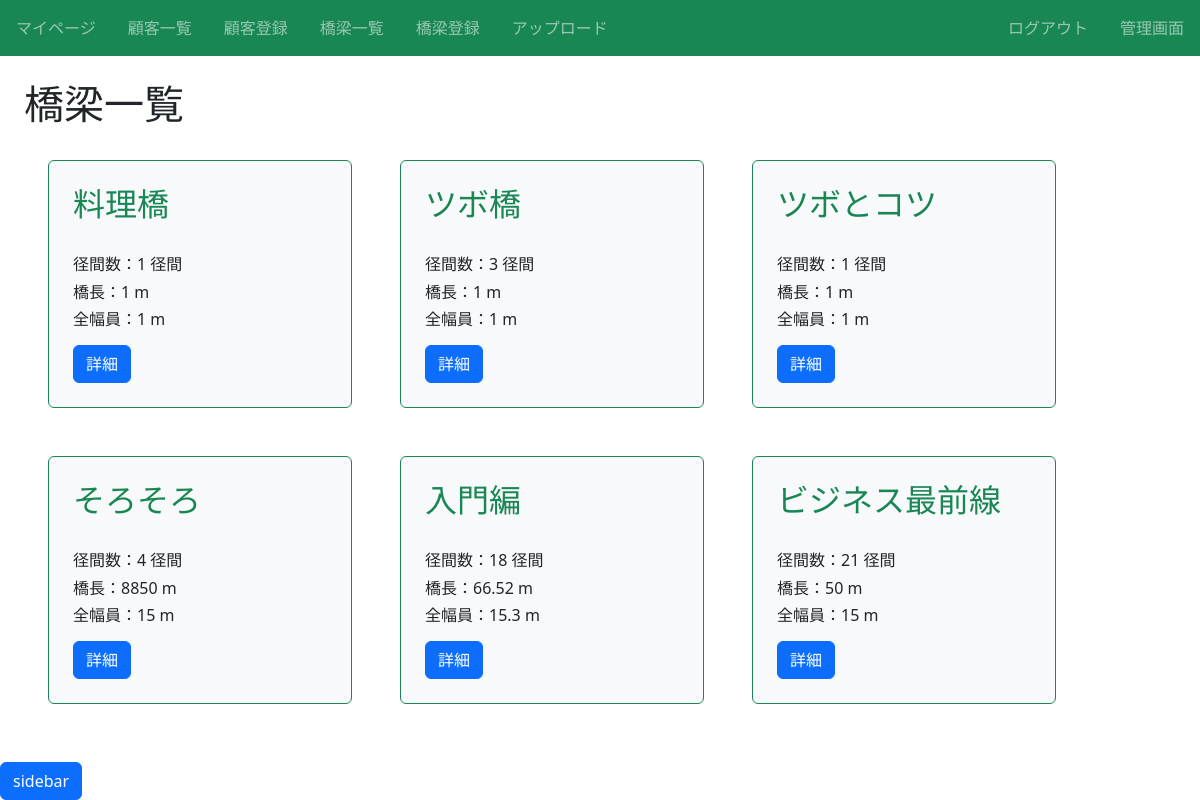
Before: /infra/ (signed in) with the older database file.
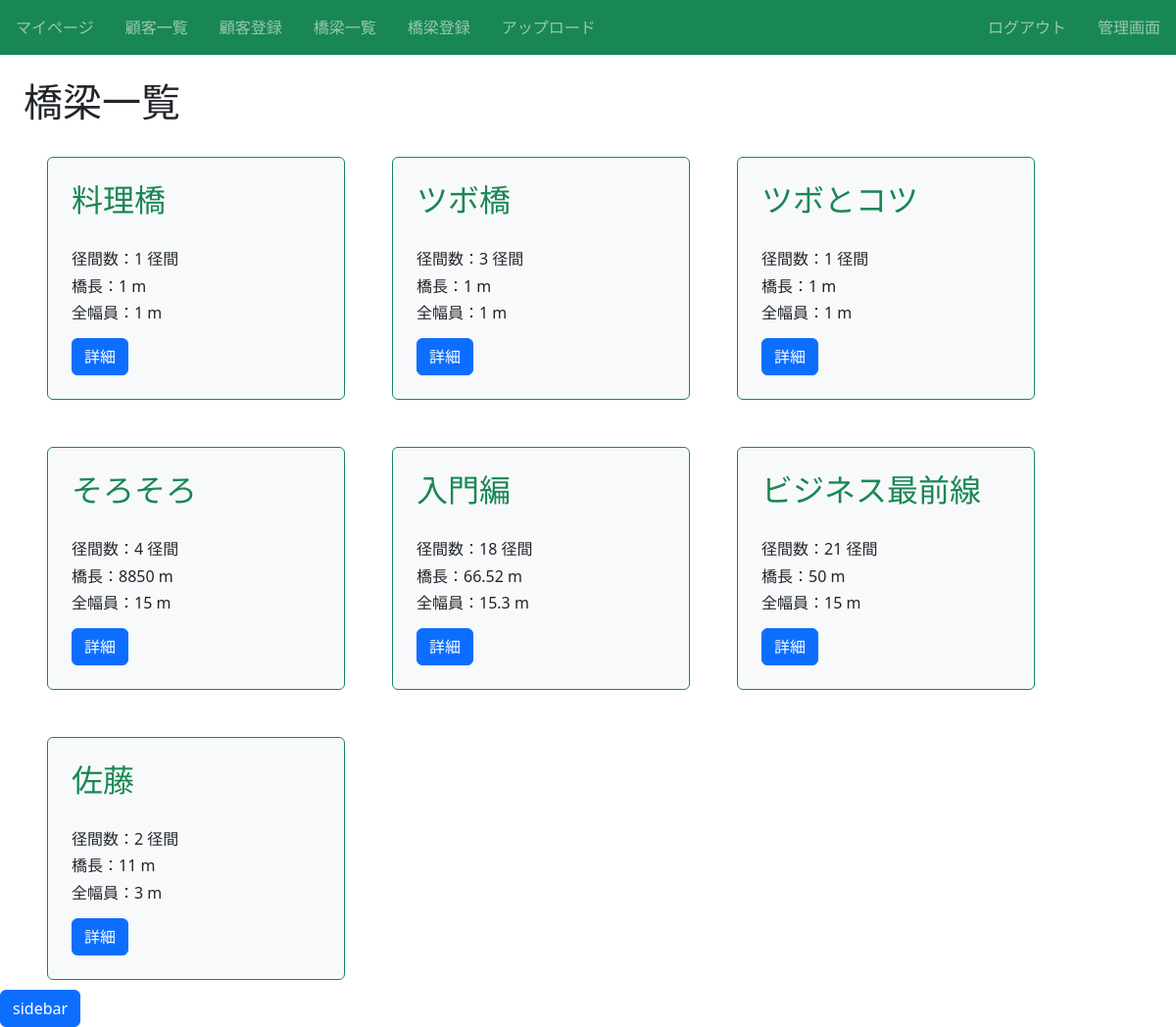
After: the same page with the newer database file.
### infra/models.py (models this page shows, shortened)
class Infra(models.Model):
  title = models.CharField(max_length=100)# 橋名
  span_number = models.IntegerField()# 径間数
  length = models.IntegerField()# 橋長
  full_width = models.IntegerField()# 全幅員
  load_name = models.CharField(max_length=50)# 路線名
  latitude = models.CharField(max_length=50)# 緯度
  longitude = models.CharField(max_length=50)# 経度
  code = models.CharField(max_length=50, blank=True)# 橋梁コード
  top_structure= models.CharField(max_length=100)# 上部構造形式
  bottom_structure= models.CharField(max_length=100)# 下部構造形式
  category = models.CharField(max_length=100, choices = CATEGORY)# カテゴリ

### infra/views.py (the view)
# urls.py: path('infra/', views.ListInfraView.as_view(), name='list-infra'),
class ListInfraView(LoginRequiredMixin, ListView):
  template_name = 'infra/infra_list.html'
  model = Infra

### infra/templates/infra/infra_list.html (shortened to what this page needs)
{% extends "base.html" %}
{% block h1 %}橋梁一覧{% endblock %}
{% block content %}
<div class="d-flex flex-wrap">
    <div class="sidebar">
      <div class="sidebar-toggle">
        <button class="btn btn-primary">sidebar</button>
      </div>
    </div>
    {% for item in object_list %}
    <div class="p-4 m-4 bg-light border border-success rounded" style="width: 19rem;">
        <h2 class="text-success">{{ item.title }}</h2><br>
        <h6 class="card-text">径間数：{{ item.span_number }} 径間</h6>
        <h6 class="card-text">橋長：{{ item.length }} m</h6>
        <h6 class="card-text">全幅員：{{ item.full_width }} m</h6>
        <div class="mt-3">
            <a href="{% url 'detail-infra' item.pk %}" class="btn btn-primary">詳細</a>
        </div>
    </div>
    {% endfor %}
</div>
{% endblock content %}

### templates/base.html (shortened to what this page needs)
{% load static %}
<!doctype html>
<html lang="ja">
  <head>
    <link href="https://cdn.jsdelivr.net/npm/bootstrap@5.3.0/dist/css/bootstrap.min.css" rel="stylesheet">
    <link rel="stylesheet" type="text/css" href="{% static 'infra/css/style.css' %}">
  </head>
  <body>
    <nav class="navbar navbar-dark bg-success sticky-top">
      <div class="navbar-nav d-flex flex-row">
        {% if user.is_authenticated %}
        <a class="nav-link mx-3" href="{% url 'accounts:my_page' user.pk %}">マイページ</a>
        {% endif %}
        <a class="nav-link mx-3" href="{% url 'list-article' %}">顧客一覧</a>
        <a class="nav-link mx-3" href="{% url 'create-article' %}">顧客登録</a>
        <a class="nav-link mx-3" href="{% url 'list-infra' %}">橋梁一覧</a>
        <a class="nav-link mx-3" href="{% url 'create-infra' %}">橋梁登録</a>
        <a class="nav-link mx-3" href="{% url 'file_upload' %}">アップロード</a>
      </div>
      <div class="navbar-nav d-flex flex-row">
      {% if request.user.is_authenticated %}
        <a class="nav-link mx-3" href="{% url 'accounts:logout' %}">ログアウト</a>
        {% if user.is_superuser %}
        <a class="nav-link mx-3" href="/admin/">管理画面</a>
        {% endif %}
      {% else %}
          <a class="nav-link mx-3" href="{% url 'accounts:login' %}">ログイン</a>
          <a class="nav-link mx-3" href="{% url 'accounts:signup' %}">会員登録</a>
        {% endif %}
      </div>
    </nav>
    <div class='p-4'>
    <h1>{% block h1 %}{% endblock %}</h1>
    {% block content %}{% endblock content %}
    </div>
  </body>
</html>

### infra/static/infra/css/style.css (style rules this page uses)
a { text-decoration: none; }
.sidebar { position: absolute; padding-top: 0; top: 56px; left: -300px; width: 300px; height: 100%; background-color: #f8f9fa; color: #333; width: 200px; z-index: 1000; transition:0.2s }
.sidebar-toggle { position:fixed; bottom:0; left:0; z-index:2000; }

Changed rows visible on the page:
added Infra: title "佐藤", span_number "2", length "11", full_width "3"
